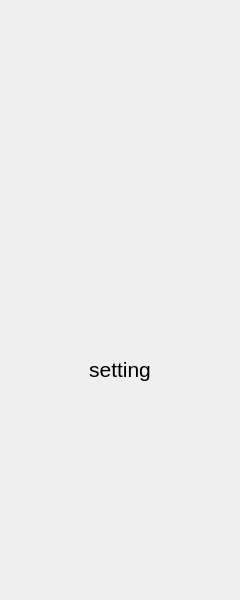
<?xml version="1.0" encoding="UTF-8"?>
<ui version="4.0">
 <class>LeftColumn</class>
 <widget class="QWidget" name="LeftColumn">
  <property name="geometry">
   <rect>
    <x>0</x>
    <y>0</y>
    <width>240</width>
    <height>600</height>
   </rect>
  </property>
  <property name="windowTitle">
   <string>Form</string>
  </property>
  <layout class="QVBoxLayout" name="main_pages_layout">
   <property name="spacing">
    <number>0</number>
   </property>
   <property name="leftMargin">
    <number>5</number>
   </property>
   <property name="topMargin">
    <number>5</number>
   </property>
   <property name="rightMargin">
    <number>5</number>
   </property>
   <property name="bottomMargin">
    <number>5</number>
   </property>
   <item>
    <widget class="QStackedWidget" name="menus">
     <property name="currentIndex">
      <number>1</number>
     </property>
     <widget class="QWidget" name="menu_1">
      <layout class="QVBoxLayout" name="verticalLayout">
       <property name="spacing">
        <number>5</number>
       </property>
       <property name="leftMargin">
        <number>5</number>
       </property>
       <property name="topMargin">
        <number>5</number>
       </property>
       <property name="rightMargin">
        <number>5</number>
       </property>
       <property name="bottomMargin">
        <number>5</number>
       </property>
       <item>
        <widget class="QWidget" name="btn_1_widget" native="true">
         <property name="minimumSize">
          <size>
           <width>0</width>
           <height>40</height>
          </size>
         </property>
         <property name="maximumSize">
          <size>
           <width>16777215</width>
           <height>40</height>
          </size>
         </property>
         <layout class="QVBoxLayout" name="btn_1_layout">
          <property name="spacing">
           <number>0</number>
          </property>
          <property name="leftMargin">
           <number>0</number>
          </property>
          <property name="topMargin">
           <number>0</number>
          </property>
          <property name="rightMargin">
           <number>0</number>
          </property>
          <property name="bottomMargin">
           <number>0</number>
          </property>
         </layout>
        </widget>
       </item>
       <item>
        <widget class="QWidget" name="btn_2_widget" native="true">
         <property name="minimumSize">
          <size>
           <width>0</width>
           <height>40</height>
          </size>
         </property>
         <property name="maximumSize">
          <size>
           <width>16777215</width>
           <height>40</height>
          </size>
         </property>
         <layout class="QVBoxLayout" name="btn_2_layout">
          <property name="spacing">
           <number>0</number>
          </property>
          <property name="leftMargin">
           <number>0</number>
          </property>
          <property name="topMargin">
           <number>0</number>
          </property>
          <property name="rightMargin">
           <number>0</number>
          </property>
          <property name="bottomMargin">
           <number>0</number>
          </property>
         </layout>
        </widget>
       </item>
       <item>
        <widget class="QWidget" name="btn_3_widget" native="true">
         <property name="minimumSize">
          <size>
           <width>0</width>
           <height>40</height>
          </size>
         </property>
         <property name="maximumSize">
          <size>
           <width>16777215</width>
           <height>40</height>
          </size>
         </property>
         <layout class="QVBoxLayout" name="btn_3_layout">
          <property name="spacing">
           <number>0</number>
          </property>
          <property name="leftMargin">
           <number>0</number>
          </property>
          <property name="topMargin">
           <number>0</number>
          </property>
          <property name="rightMargin">
           <number>0</number>
          </property>
          <property name="bottomMargin">
           <number>0</number>
          </property>
         </layout>
        </widget>
       </item>
       <item>
        <widget class="QLabel" name="label_1">
         <property name="font">
          <font>
           <pointsize>16</pointsize>
          </font>
         </property>
         <property name="styleSheet">
          <string notr="true">font-size: 16pt</string>
         </property>
         <property name="text">
          <string>Menu 1 - Left Menu</string>
         </property>
         <property name="alignment">
          <set>Qt::AlignmentFlag::AlignCenter</set>
         </property>
        </widget>
       </item>
      </layout>
     </widget>
     <widget class="QWidget" name="menu_setting">
      <layout class="QVBoxLayout" name="verticalLayout_5">
       <item>
        <widget class="QWidget" name="select_project" native="true">
         <property name="minimumSize">
          <size>
           <width>0</width>
           <height>40</height>
          </size>
         </property>
         <property name="maximumSize">
          <size>
           <width>16777215</width>
           <height>40</height>
          </size>
         </property>
         <layout class="QVBoxLayout" name="select_project_layout">
          <property name="spacing">
           <number>0</number>
          </property>
          <property name="leftMargin">
           <number>0</number>
          </property>
          <property name="topMargin">
           <number>0</number>
          </property>
          <property name="rightMargin">
           <number>0</number>
          </property>
          <property name="bottomMargin">
           <number>0</number>
          </property>
         </layout>
        </widget>
       </item>
       <item>
        <widget class="QWidget" name="select_current_count" native="true">
         <property name="minimumSize">
          <size>
           <width>0</width>
           <height>40</height>
          </size>
         </property>
         <property name="maximumSize">
          <size>
           <width>16777215</width>
           <height>40</height>
          </size>
         </property>
         <layout class="QVBoxLayout" name="select_current_count_layout">
          <property name="spacing">
           <number>0</number>
          </property>
          <property name="leftMargin">
           <number>0</number>
          </property>
          <property name="topMargin">
           <number>0</number>
          </property>
          <property name="rightMargin">
           <number>0</number>
          </property>
          <property name="bottomMargin">
           <number>0</number>
          </property>
         </layout>
        </widget>
       </item>
       <item>
        <widget class="QWidget" name="select_timer_item" native="true">
         <property name="minimumSize">
          <size>
           <width>0</width>
           <height>40</height>
          </size>
         </property>
         <property name="maximumSize">
          <size>
           <width>16777215</width>
           <height>40</height>
          </size>
         </property>
         <layout class="QVBoxLayout" name="select_timer_item_layout">
          <property name="spacing">
           <number>0</number>
          </property>
          <property name="leftMargin">
           <number>0</number>
          </property>
          <property name="topMargin">
           <number>0</number>
          </property>
          <property name="rightMargin">
           <number>0</number>
          </property>
          <property name="bottomMargin">
           <number>0</number>
          </property>
         </layout>
        </widget>
       </item>
       <item>
        <widget class="QLabel" name="label_7">
         <property name="font">
          <font>
           <pointsize>16</pointsize>
          </font>
         </property>
         <property name="styleSheet">
          <string notr="true">font-size: 16pt</string>
         </property>
         <property name="text">
          <string>setting</string>
         </property>
         <property name="alignment">
          <set>Qt::AlignmentFlag::AlignCenter</set>
         </property>
        </widget>
       </item>
      </layout>
     </widget>
     <widget class="QWidget" name="menu_2">
      <layout class="QVBoxLayout" name="verticalLayout_2">
       <property name="spacing">
        <number>5</number>
       </property>
       <property name="leftMargin">
        <number>5</number>
       </property>
       <property name="topMargin">
        <number>5</number>
       </property>
       <property name="rightMargin">
        <number>5</number>
       </property>
       <property name="bottomMargin">
        <number>5</number>
       </property>
       <item>
        <widget class="QWidget" name="btn_4_widget" native="true">
         <property name="minimumSize">
          <size>
           <width>0</width>
           <height>40</height>
          </size>
         </property>
         <property name="maximumSize">
          <size>
           <width>16777215</width>
           <height>40</height>
          </size>
         </property>
         <layout class="QVBoxLayout" name="btn_4_layout">
          <property name="spacing">
           <number>0</number>
          </property>
          <property name="leftMargin">
           <number>0</number>
          </property>
          <property name="topMargin">
           <number>0</number>
          </property>
          <property name="rightMargin">
           <number>0</number>
          </property>
          <property name="bottomMargin">
           <number>0</number>
          </property>
         </layout>
        </widget>
       </item>
       <item>
        <widget class="QLabel" name="label_2">
         <property name="font">
          <font>
           <pointsize>16</pointsize>
          </font>
         </property>
         <property name="styleSheet">
          <string notr="true">font-size: 16pt</string>
         </property>
         <property name="text">
          <string>Menu 2 - Left Menu</string>
         </property>
         <property name="alignment">
          <set>Qt::AlignmentFlag::AlignCenter</set>
         </property>
        </widget>
       </item>
       <item>
        <widget class="QLabel" name="label_3">
         <property name="font">
          <font>
           <pointsize>9</pointsize>
          </font>
         </property>
         <property name="styleSheet">
          <string notr="true">font-size: 9pt</string>
         </property>
         <property name="text">
          <string>This is just an example menu.
Add Qt Widgets or your custom widgets here.</string>
         </property>
         <property name="alignment">
          <set>Qt::AlignmentFlag::AlignCenter</set>
         </property>
         <property name="wordWrap">
          <bool>true</bool>
         </property>
        </widget>
       </item>
      </layout>
     </widget>
    </widget>
   </item>
  </layout>
 </widget>
 <resources/>
 <connections/>
</ui>
